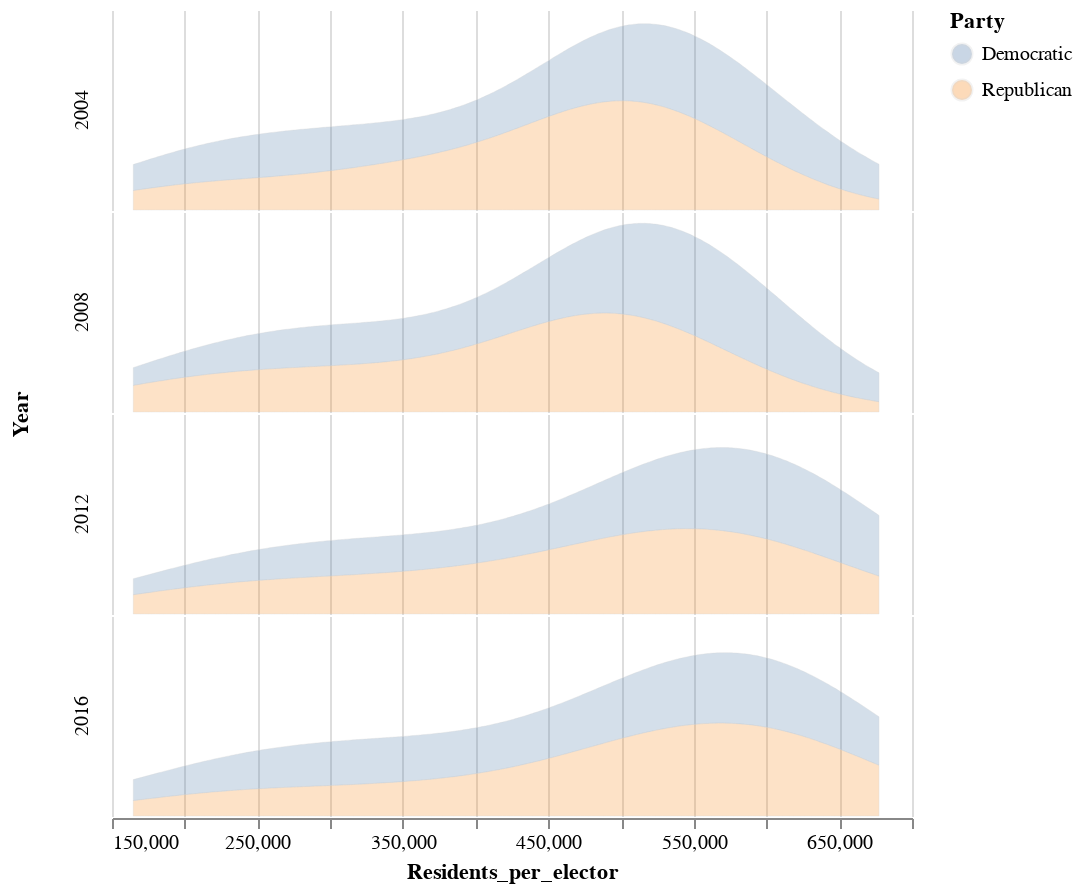

Source (notebook cell):
### Code cell
alt.Chart(joined_df.query("Year > 2000 and Year < 2020 and Party != 'Other'")).transform_density(
    "Residents_per_elector",
    as_ = ["Residents_per_elector", "density"],
    groupby = ["Year", "Party"],
).mark_area(
    interpolate='monotone',
    fillOpacity=0.8,
    stroke='lightgray',
    strokeWidth=0.5,
    opacity = 0.3
).encode(
    x = alt.X("Residents_per_elector", bin=False),
    y = alt.Y("density:Q", axis=None),
    color = "Party",
    row = "Year"
).properties(
    height = 100
).configure_facet(
    spacing=0
).configure_view(
    stroke=None
).configure_title(
    anchor='end'
)

### Figure 1 — Vega-Lite specification as saved in the notebook (floating-point values rounded to 4 significant figures; data arrays with more than 128 entries replaced by an {"elided": "..."} marker saying what was removed)
{"config": {"view": {"continuousWidth": 400, "continuousHeight": 300, "stroke": null}, "facet": {"spacing": 0}, "title": {"anchor": "end"}}, "data": {"name": "data-287bd69f511bcb99874e97baeb6b8e2d"}, "mark": {"type": "area", "fillOpacity": 0.8, "interpolate": "monotone", "opacity": 0.3, "stroke": "lightgray", "strokeWidth": 0.5}, "encoding": {"color": {"type": "nominal", "field": "Party"}, "row": {"type": "quantitative", "field": "Year"}, "x": {"type": "quantitative", "bin": false, "field": "Residents_per_elector"}, "y": {"type": "quantitative", "axis": null, "field": "density"}}, "height": 100, "transform": [{"density": "Residents_per_elector", "groupby": ["Year", "Party"], "as": ["Residents_per_elector", "density"]}], "$schema": "https://vega.github.io/schema/vega-lite/v4.8.1.json", "datasets": {"data-287bd69f511bcb99874e97baeb6b8e2d": {"elided": "204 records"}}}
